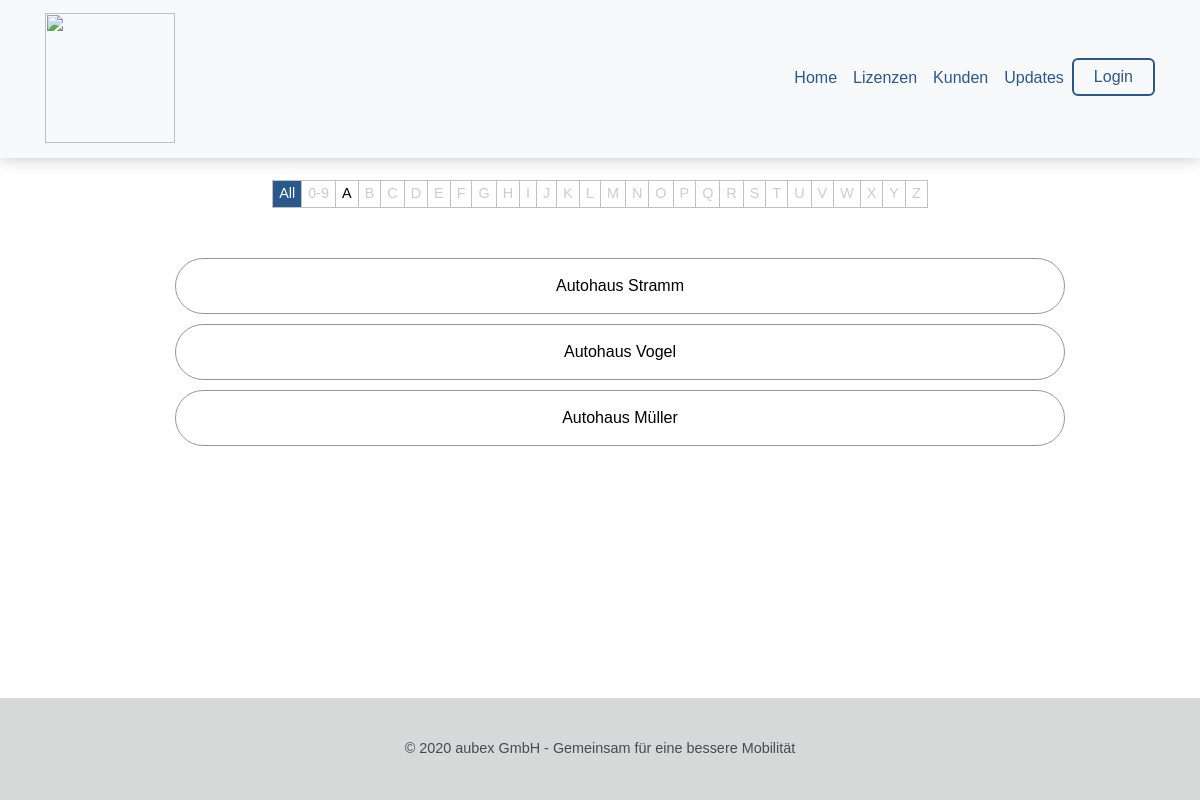
Screenshot of /Kunden/ with the database file from the repository.
### pages/models.py (models this page shows, shortened)
class Kunde(models.Model):
    name = models.CharField(max_length=50)
    vf_nummer = models.IntegerField()
    def __str__(self):
        return str(self.name)

### pages/views.py (the view)
# urls.py: path('Kunden/', views.kunden, name="kunden"),
def kunden(request):
    context = {
        "kunde": Kunde.objects.all(),
    }
    return render(request, "kunden.html", context)

### templates/kunden.html (shortened to what this page needs)
{% extends "base.html" %}
{% block content %}
  <h1>Kundenübersicht</h1>
<div class="container mt-5 ">
    <div class="Kunden">
        <ul id="kundenliste" >
              {% for x in kunde %}
            <li><a href="/Kunden/Profil?id={{ x.id }}" class="kunde">{{ x }}</a></li>
        {% endfor %}
        </ul>
    </div>
        {% load static %}
</div>
{% endblock content %}

### pages/static/css/style.css (style rules this page uses)
html, body { margin: 0; padding: 0; position: relative; font-family: sans-serif; }
* { outline: none; appearance: none; -webkit-appearance: none; }
h1 { font-size:20pt; text-align:center; font-weight:700; letter-spacing:0px; }
ul { list-style-type:none; }
.kunde { display: block; flex: 1; border: 1px solid rgb(150,150,150); text-align: center; margin: 0 0 10px; padding: 15px; border-radius: 50px; text-decoration: none; transition-duration: 200ms; color: black; }

### rows the page displays
Kunde: name "Autohaus Stramm"
Kunde: name "Autohaus Vogel"
Kunde: name "Autohaus Müller"
